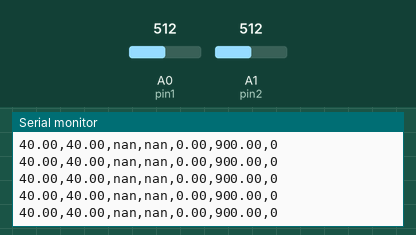
This sketch was run on a simulated Arduino Uno, built with avr-gcc and run on an emulated ATmega328P. On the bench: the last lines printed to the serial monitor. The test bench sets the inputs (shaded band); at power-on: A1 (pin2) = 512, A0 (pin1) = 512.

Above: at 20.0 s.
20.1 s: A1 (pin2) set to 520
At 20.9 s:
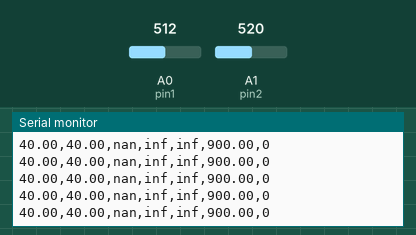
21.6 s: A1 (pin2) set to 512
At 22.7 s:
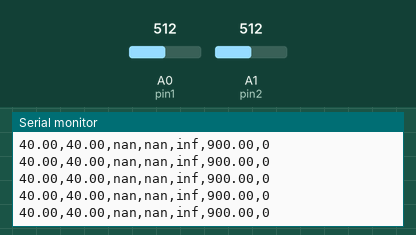

The sketch:

HapticPinch.ino
```cpp
#include <Wire.h>
#include <Adafruit_MCP4725.h>

Adafruit_MCP4725 dac;

// Pins
int pin1 = A0;
int pin2 = A1;

// Sensor variables
int val1;
int val2;
int val1Ref;
int val2Ref;
float scale;  // mm per unit

// Virtual object variables
float pressure = 900;  // mV
float w = 40;  // mm
float h = 40;  // mm
float x1;  // mm
float x2;  // mm
float xb; // mm

float minDist = w;  // mm
float maxDist;  //mm
float threshold = 5;  // mm
bool isSqueeze = true;

unsigned long startTime;

void setup() {
  // Setup
  Serial.begin(19200);
  pinMode(pin1,INPUT_PULLUP);
  pinMode(pin2,INPUT_PULLUP);
  dac.begin(0x61);
  jam(pressure);

  // User calibration
  Serial.println(" ");
  Serial.println("Please touch your finger tips together.");
  delay(3000);
  readIn();
  val1Ref = val1;
  val2Ref = val2;
  Serial.println("Now, please separate your finger tips by about 8 centimeters.");
  delay(3000);
  readIn();
  scale = 80.0 / (abs(val1 - val1Ref) + abs(val2 - val2Ref));
  Serial.println("Running simulation ...");
}

void loop() {
  // Read-in currennt positions
  readIn();

  // Check for collisions
  checkCollision();

  // Print data to Processing
  printData();
}

void readIn() {
  val1 = analogRead(pin1);
  val2 = analogRead(pin2);
  x1 = (val1 - val1Ref) * scale;
  x2 = -(val2 - val2Ref) * scale;
}

void checkCollisionRight() {
  if (x2 - x1 <= w) {
    if (minDist > (x2 - x1)) {
      minDist = x2 - x1;
    }
    else if (minDist < (x2 - x1) - threshold - 1) {
      minDist = (x2 - x1) - threshold;
    }
    if ((x2 - x1) - threshold < minDist) {
      pressure = 0;
    }
    else {
      pressure = 900;
    }
    xb = (x1 + x2) / 2;
  }
  else {
    pressure = 900;
    if (xb < x1 + w/2) {
      xb = x1 + w/2;
    }
    if (xb > x2 - w/2) {
      xb = x2 - w/2;
    }
  }
}

void checkCollision() {
  if (x2 - x1 <= w) {
    if (minDist > (x2 - x1) && isSqueeze) {
      minDist = x2 - x1;
    }
    if (maxDist < (x2 - x1) && !isSqueeze) {
      maxDist = x2 - x1;
    }

    if (((x2 - x1) > (minDist + threshold)) && isSqueeze) {
      startTime = millis();
      isSqueeze = false;
      maxDist = minDist;
    }

    if (((x2 - x1) < (maxDist - threshold)) && !isSqueeze) {
      isSqueeze = true;
      minDist = maxDist;
    }
  }
  if (x2 - x1 <= w & isSqueeze) {
    pressure = 0;
    // if (x2 - x1 <= w - threshold) {
    //   w = x2 - x1 + threshold;
    // }
    // pressure = constrain(500 - 18*(w-(x2-x1)),0,950);
    jam(pressure);
    xb = (x1 + x2) / 2;
  }
  else if (x2 - x1 <= w & !isSqueeze) {
    if (millis() - startTime < 200) {
        pressure = 960;
    }
    else{
      pressure = 900;
    }
    jam(pressure);
    xb = (x1 + x2) / 2;
  }
  else {
    maxDist = w + threshold;
    isSqueeze = false;
    pressure = 900;
    jam(pressure);
    if (xb < x1 + w/2) {
      xb = x1 + w/2;
    }
    if (xb > x2 - w/2) {
      xb = x2 - w/2;
    }
  }
}

void jam(float p) {
    int output = constrain(p,0,1000);
    dac.setVoltage(output, false);
}

void printData () {
  Serial.print(w);
  Serial.print(",");
  Serial.print(h);
  Serial.print(",");
  Serial.print(x1);
  Serial.print(",");
  Serial.print(x2);
  Serial.print(",");
  Serial.print(xb);
  Serial.print(",");
  Serial.print(pressure);
  Serial.print(",");
  Serial.print(isSqueeze);
  Serial.println(" ");
}
```

Measured:
- the behaviour switches between 513 and 512 on A1 (pin2) (found by bisection; images 1 and 2)
- after the input at 20.1 s, the serial monitor: prints a new line after 0.05 s (image 1)
- after the input at 21.6 s, the serial monitor: prints a new line at once (image 2)
